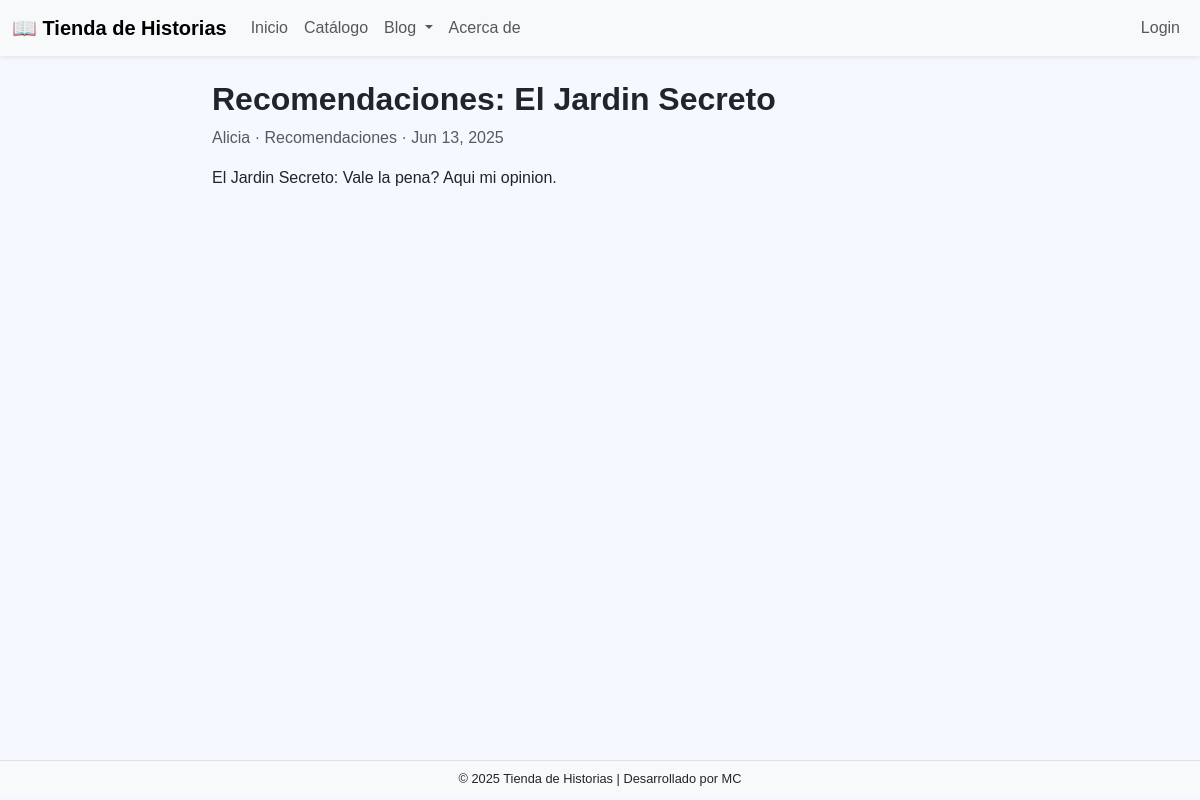
Page /blog/posts/2/ on the committed database.
### blog/models.py (models this page shows, shortened)
class Post(models.Model):
    title   = models.CharField(max_length=120)
    author = models.CharField(max_length=100, blank=True)
    content = models.TextField()
    image   = models.ImageField(upload_to="blog", blank=True, null=True)
    category = models.ForeignKey(
        Category,
        on_delete=models.SET_NULL,
        null=True,
        related_name="posts"
    )
    created = models.DateTimeField(auto_now_add=True)
    class Meta:
        ordering = ["-created"]

class Category(models.Model):
    name = models.CharField(max_length=40, unique=True)
    class Meta:
        ordering = ["name"]
        verbose_name = "Category"
        verbose_name_plural = "Categories"
    def __str__(self):
        return self.name

### blog/views.py (the view)
# urls.py: path("posts/<int:pk>/", views.PostDetailView.as_view(), name="post_detail"),
class PostDetailView(DetailView):
    model = Post
    template_name = "blog/post_detail.html"
    context_object_name = "post"

### blog/templates/blog/post_detail.html (shortened to what this page needs)
{% extends "core/base.html" %}
{% block content %}
<div class="container my-4" style="max-width:800px;">
  <h2 class="fw-bold mb-2">{{ post.title }}</h2>
  <p class="text-muted mb-3">
    {{ post.author }} · {{ post.category }} · {{ post.created|date:"M d, Y" }}
  </p>
  <p>{{ post.content|safe }}</p>
</div>
{% endblock %}

### core/templates/core/base.html (style rules this page uses)
body { font-family: Arial, Helvetica, sans-serif; background-color:#f5f8ff; color:#212529; }

### rows in the picture
Post: title "Recomendaciones: El Jardin Secreto", author "Alicia", category "Recomendaciones", created "Jun 13, 2025", content "El Jardin Secreto: Vale la pena? Aqui mi opinion."
